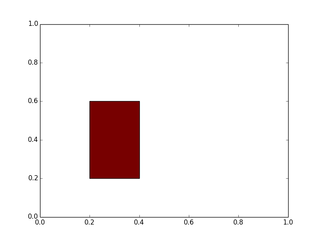

Recreate this plot in Python.
# -*- coding: utf-8 -*-
import matplotlib
import matplotlib.pyplot as plt

def main():
    fig = plt.figure()
    ax = fig.add_subplot(111)
    # 始点(0.2,0.2)で幅が0.2, 高さが0.4の長方形を描画
    rect = plt.Rectangle((0.2,0.2),0.2,0.4,fc="#770000")
    ax.add_patch(rect)
    plt.show()

if __name__ == '__main__':
    main()
